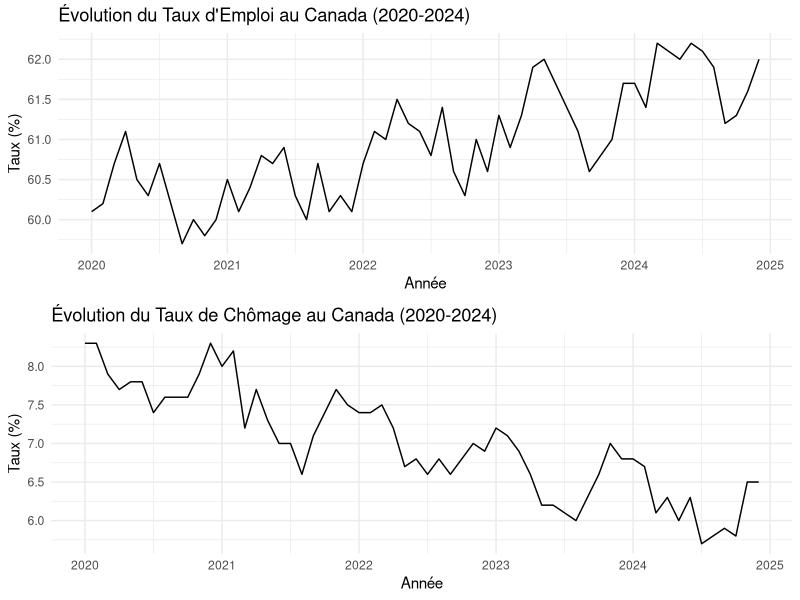
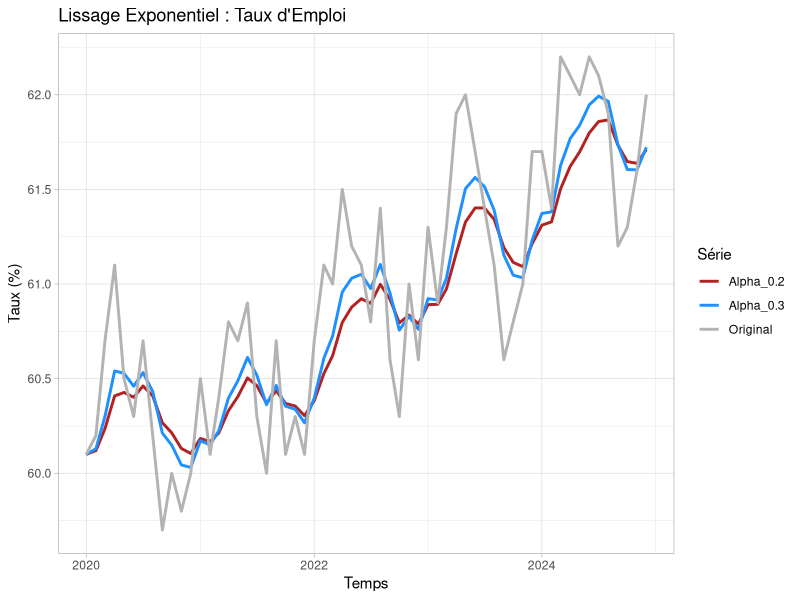
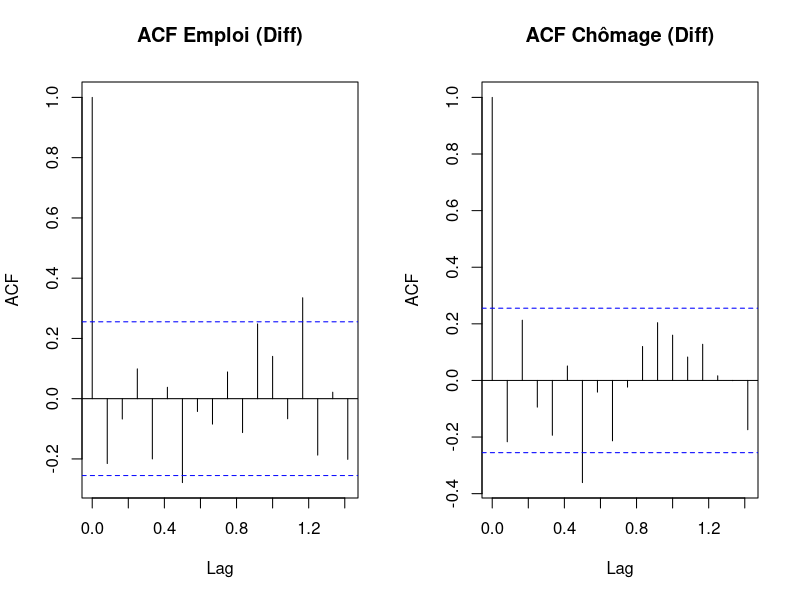

Write the R code that produced these figures, in order.
## ---- chunk 1
knitr::opts_chunk$set(echo = TRUE, warning = FALSE, message = FALSE, fig.align = "center", fig.width = 8, fig.height = 5)
library(forecast)
library(tseries)
library(ggplot2)
library(TTR)
library(dplyr)
library(tidyr)
library(tibble)
library(zoo)
## ---- chunk 2
# Chargement des données (Chemins mis à jour pour l'environnement d'exécution)
donnees_emploi <- read.csv("taux_emploi.csv")
donnees_chomage <- read.csv("taux_chomage.csv")

# Conversion des dates
donnees_emploi$Date <- as.Date(donnees_emploi$Periode)
donnees_chomage$Date <- as.Date(donnees_chomage$Periode)

# Création des objets de séries temporelles (ts)
emploi_ts <- ts(donnees_emploi$Taux.d.emploi, start = c(2020, 1), frequency = 12)
chomage_ts <- ts(donnees_chomage$Taux.de.chomage, start = c(2020, 1), frequency = 12)
## ---- chunk 3
p1 <- autoplot(emploi_ts) + 
  labs(title = "Évolution du Taux d'Emploi au Canada (2020-2024)", y = "Taux (%)", x = "Année") +
  theme_minimal()

p2 <- autoplot(chomage_ts) + 
  labs(title = "Évolution du Taux de Chômage au Canada (2020-2024)", y = "Taux (%)", x = "Année") +
  theme_minimal()

gridExtra::grid.arrange(p1, p2, ncol = 1)
## ---- chunk 4
ma_emploi <- ma(emploi_ts, order = 12)
ma_chomage <- ma(chomage_ts, order = 12)

# Calcul des résidus
residus_mm_emploi <- na.omit(emploi_ts - ma_emploi)
residus_mm_chomage <- na.omit(chomage_ts - ma_chomage)
## ---- chunk 5
ExpSmooth <- function(x, alpha) {
  result <- numeric(length(x))
  result[1] <- x[1]
  for (i in 2:length(x)) {
    result[i] <- alpha * x[i] + (1 - alpha) * result[i - 1]
  }
  return(result)
}

# Application pour l'emploi
emploi_vec <- as.numeric(emploi_ts)
df_lissage_e <- tibble(
  Temps = as.Date(as.yearmon(time(emploi_ts))),
  Original = emploi_vec,
  Alpha_0.2 = ExpSmooth(emploi_vec, 0.2),
  Alpha_0.3 = ExpSmooth(emploi_vec, 0.3)
) %>% pivot_longer(cols = -Temps, names_to = "Série", values_to = "Valeur")

ggplot(df_lissage_e, aes(x = Temps, y = Valeur, color = Série)) +
  geom_line(size = 1) +
  scale_color_manual(values = c("Original" = "grey70", "Alpha_0.2" = "firebrick", "Alpha_0.3" = "dodgerblue")) +
  labs(title = "Lissage Exponentiel : Taux d'Emploi", y = "Taux (%)") +
  theme_light()
## ---- chunk 6
diff_emploi <- diff(emploi_ts)
diff_chomage <- diff(chomage_ts)
## ---- chunk 7
# Emploi
adf_e <- adf.test(diff_emploi)
kpss_e <- kpss.test(diff_emploi)

# Chômage
adf_c <- adf.test(diff_chomage)
kpss_c <- kpss.test(diff_chomage)
## ---- chunk 8
par(mfrow=c(1,2))
acf(diff_emploi, main="ACF Emploi (Diff)")
acf(diff_chomage, main="ACF Chômage (Diff)")
## ---- chunk 9
box_e <- Box.test(diff_emploi, lag = 12, type = "Ljung-Box")
box_c <- Box.test(diff_chomage, lag = 12, type = "Ljung-Box")
